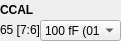
    <widget class="QWidget" name="widget_4" native="true">
     <property name="geometry">
      <rect>
       <x>350</x>
       <y>20</y>
       <width>121</width>
       <height>41</height>
      </rect>
     </property>
     <widget class="QLabel" name="label_486">
      <property name="geometry">
       <rect>
        <x>0</x>
        <y>0</y>
        <width>121</width>
        <height>20</height>
       </rect>
      </property>
      <property name="font">
       <font>
        <weight>75</weight>
        <bold>true</bold>
       </font>
      </property>
      <property name="text">
       <string>CCAL</string>
      </property>
     </widget>
     <widget class="QLabel" name="addr_CCAL">
      <property name="geometry">
       <rect>
        <x>0</x>
        <y>20</y>
        <width>101</width>
        <height>20</height>
       </rect>
      </property>
      <property name="text">
       <string>65 [7:6]</string>
      </property>
     </widget>
     <widget class="QComboBox" name="comboBox_CCAL">
      <property name="geometry">
       <rect>
        <x>40</x>
        <y>20</y>
        <width>81</width>
        <height>21</height>
       </rect>
      </property>
      <item>
       <property name="text">
        <string>100 fF (01)</string>
       </property>
      </item>
      <item>
       <property name="text">
        <string>80 fF (00)</string>
       </property>
      </item>
      <item>
       <property name="text">
        <string>100 fF (10)</string>
       </property>
      </item>
      <item>
       <property name="text">
        <string>120 fF (11)</string>
       </property>
      </item>
     </widget>
    </widget>
